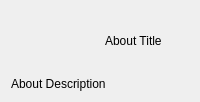
            <widget class="QWidget" name="aboutPage">
             <attribute name="title">
              <string>About</string>
             </attribute>
             <layout class="QGridLayout" name="gridLayout_28">
              <item row="0" column="0">
               <layout class="QGridLayout" name="aboutPageGridLayout">
                <item row="0" column="0">
                 <widget class="QWidget" name="empty_widget_5" native="true"/>
                </item>
                <item row="0" column="1">
                 <layout class="QHBoxLayout" name="danserGuiHorizontalLayout">
                  <item>
                   <widget class="QLabel" name="danserGuiLogo">
                    <property name="minimumSize">
                     <size>
                      <width>60</width>
                      <height>60</height>
                     </size>
                    </property>
                    <property name="maximumSize">
                     <size>
                      <width>60</width>
                      <height>60</height>
                     </size>
                    </property>
                    <property name="styleSheet">
                     <string notr="true"/>
                    </property>
                    <property name="text">
                     <string notr="true"/>
                    </property>
                    <property name="textFormat">
                     <enum>Qt::AutoText</enum>
                    </property>
                   </widget>
                  </item>
                  <item>
                   <widget class="QLabel" name="danserGuiDescriptionLabel">
                    <property name="text">
                     <string>About Title</string>
                    </property>
                    <property name="textFormat">
                     <enum>Qt::MarkdownText</enum>
                    </property>
                    <property name="openExternalLinks">
                     <bool>true</bool>
                    </property>
                   </widget>
                  </item>
                 </layout>
                </item>
                <item row="0" column="2">
                 <widget class="QWidget" name="empty_widget_4" native="true"/>
                </item>
                <item row="1" column="0" colspan="3">
                 <widget class="QLabel" name="aboutMainMarkdownLabel">
                  <property name="text">
                   <string>About Description</string>
                  </property>
                  <property name="textFormat">
                   <enum>Qt::MarkdownText</enum>
                  </property>
                  <property name="wordWrap">
                   <bool>true</bool>
                  </property>
                  <property name="openExternalLinks">
                   <bool>true</bool>
                  </property>
                 </widget>
                </item>
               </layout>
              </item>
             </layout>
            </widget>
